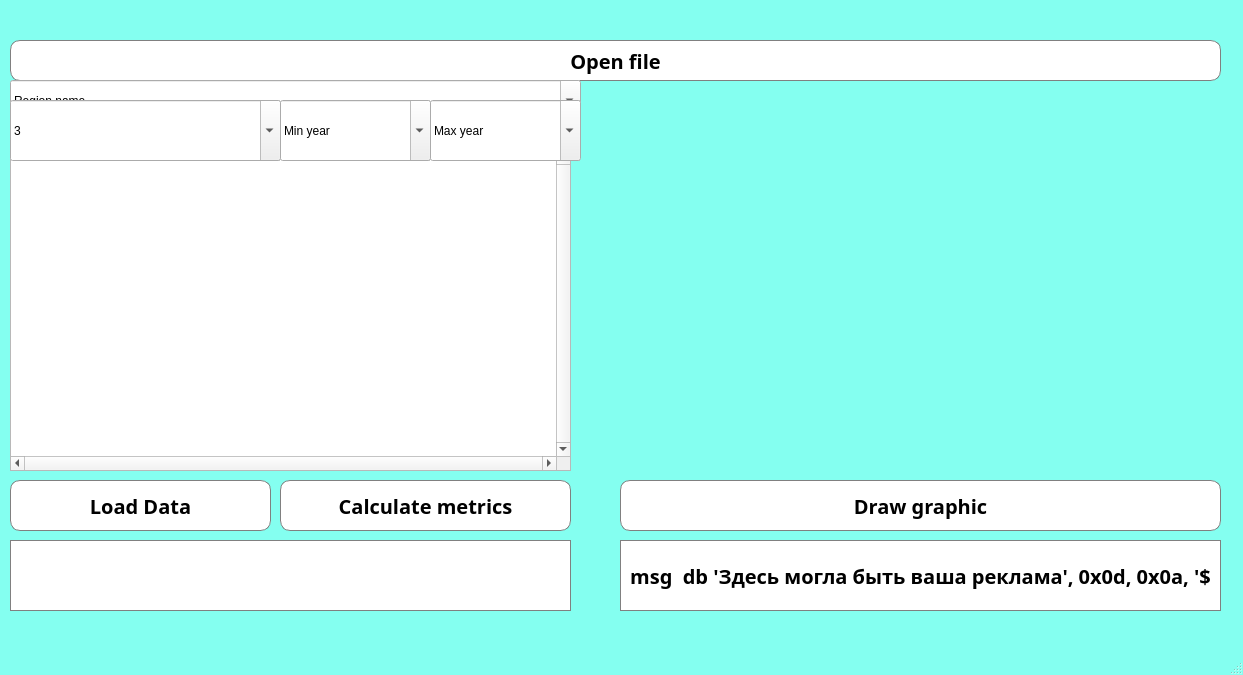
<?xml version="1.0" encoding="UTF-8"?>
<ui version="4.0">
 <class>MainWindow</class>
 <widget class="QMainWindow" name="MainWindow">
  <property name="geometry">
   <rect>
    <x>0</x>
    <y>0</y>
    <width>1243</width>
    <height>675</height>
   </rect>
  </property>
  <property name="windowTitle">
   <string>Table</string>
  </property>
  <property name="styleSheet">
   <string notr="true">QMainWindow {
	background-color: rgb(132, 255, 240)
}</string>
  </property>
  <widget class="QWidget" name="centralwidget">
   <widget class="QTableWidget" name="table">
    <property name="geometry">
     <rect>
      <x>10</x>
      <y>150</y>
      <width>561</width>
      <height>321</height>
     </rect>
    </property>
    <property name="styleSheet">
     <string notr="true">QHeaderView::section {
    background-color: rgb(16, 121, 63);
    padding: 2px;
    color: white;
    font-weight: bold;
    font-size: 12px;
}

QTableWidget QTableCornerButton::section {
    background-color: rgb(16, 121, 63);
}</string>
    </property>
    <property name="verticalScrollBarPolicy">
     <enum>Qt::ScrollBarAlwaysOn</enum>
    </property>
    <property name="horizontalScrollBarPolicy">
     <enum>Qt::ScrollBarAlwaysOn</enum>
    </property>
    <property name="sizeAdjustPolicy">
     <enum>QAbstractScrollArea::AdjustToContents</enum>
    </property>
    <property name="alternatingRowColors">
     <bool>false</bool>
    </property>
    <property name="wordWrap">
     <bool>true</bool>
    </property>
    <property name="cornerButtonEnabled">
     <bool>false</bool>
    </property>
    <attribute name="horizontalHeaderCascadingSectionResizes">
     <bool>false</bool>
    </attribute>
   </widget>
   <widget class="QLabel" name="file_path_label">
    <property name="geometry">
     <rect>
      <x>20</x>
      <y>10</y>
      <width>501</width>
      <height>31</height>
     </rect>
    </property>
    <property name="font">
     <font>
      <family>Avenir Next</family>
      <pointsize>15</pointsize>
      <bold>true</bold>
     </font>
    </property>
    <property name="text">
     <string/>
    </property>
   </widget>
   <widget class="QPushButton" name="open_button">
    <property name="geometry">
     <rect>
      <x>10</x>
      <y>40</y>
      <width>1211</width>
      <height>41</height>
     </rect>
    </property>
    <property name="font">
     <font>
      <family>Avenir Next</family>
      <pointsize>15</pointsize>
      <bold>true</bold>
     </font>
    </property>
    <property name="styleSheet">
     <string notr="true">QPushButton { 
	background-color: white;
	border-radius: 10px;
	border: 1px solid gray;
}</string>
    </property>
    <property name="text">
     <string>Open file</string>
    </property>
   </widget>
   <widget class="QPushButton" name="load_data_button">
    <property name="geometry">
     <rect>
      <x>10</x>
      <y>480</y>
      <width>261</width>
      <height>51</height>
     </rect>
    </property>
    <property name="font">
     <font>
      <family>Avenir Next</family>
      <pointsize>15</pointsize>
      <bold>true</bold>
     </font>
    </property>
    <property name="styleSheet">
     <string notr="true">QPushButton { 
	background-color: white;
	border-radius: 10px;
	border: 1px solid gray;
}</string>
    </property>
    <property name="text">
     <string>Load Data</string>
    </property>
   </widget>
   <widget class="QPushButton" name="calc_button">
    <property name="geometry">
     <rect>
      <x>280</x>
      <y>480</y>
      <width>291</width>
      <height>51</height>
     </rect>
    </property>
    <property name="font">
     <font>
      <family>Avenir Next</family>
      <pointsize>15</pointsize>
      <bold>true</bold>
     </font>
    </property>
    <property name="styleSheet">
     <string notr="true">QPushButton { 
	background-color: white;
	border-radius: 10px;
	border: 1px solid gray;
}</string>
    </property>
    <property name="text">
     <string>Calculate metrics</string>
    </property>
   </widget>
   <widget class="QLabel" name="result_label">
    <property name="geometry">
     <rect>
      <x>10</x>
      <y>540</y>
      <width>561</width>
      <height>71</height>
     </rect>
    </property>
    <property name="font">
     <font>
      <family>Avenir Next</family>
      <pointsize>15</pointsize>
      <bold>true</bold>
     </font>
    </property>
    <property name="styleSheet">
     <string notr="true">QLabel {
	background-color: white;
	border: 1px solid gray;
}</string>
    </property>
    <property name="text">
     <string/>
    </property>
   </widget>
   <widget class="QComboBox" name="region_cb">
    <property name="geometry">
     <rect>
      <x>10</x>
      <y>80</y>
      <width>571</width>
      <height>41</height>
     </rect>
    </property>
    <property name="sizeIncrement">
     <size>
      <width>0</width>
      <height>0</height>
     </size>
    </property>
    <property name="baseSize">
     <size>
      <width>0</width>
      <height>0</height>
     </size>
    </property>
    <property name="layoutDirection">
     <enum>Qt::LeftToRight</enum>
    </property>
    <property name="styleSheet">
     <string notr="true"/>
    </property>
    <property name="inputMethodHints">
     <set>Qt::ImhNone</set>
    </property>
    <property name="editable">
     <bool>true</bool>
    </property>
    <property name="currentText">
     <string>Region name</string>
    </property>
    <property name="insertPolicy">
     <enum>QComboBox::InsertAtBottom</enum>
    </property>
    <property name="iconSize">
     <size>
      <width>16</width>
      <height>16</height>
     </size>
    </property>
    <property name="placeholderText">
     <string/>
    </property>
    <property name="frame">
     <bool>true</bool>
    </property>
   </widget>
   <widget class="QComboBox" name="column_num_cb">
    <property name="geometry">
     <rect>
      <x>10</x>
      <y>100</y>
      <width>271</width>
      <height>61</height>
     </rect>
    </property>
    <property name="styleSheet">
     <string notr="true"/>
    </property>
    <property name="editable">
     <bool>true</bool>
    </property>
    <property name="currentText">
     <string>3 </string>
    </property>
    <item>
     <property name="text">
      <string>3 </string>
     </property>
    </item>
    <item>
     <property name="text">
      <string>4</string>
     </property>
    </item>
    <item>
     <property name="text">
      <string>5 </string>
     </property>
    </item>
    <item>
     <property name="text">
      <string>6 </string>
     </property>
    </item>
    <item>
     <property name="text">
      <string>7 </string>
     </property>
    </item>
   </widget>
   <widget class="QPushButton" name="draw_button">
    <property name="geometry">
     <rect>
      <x>620</x>
      <y>480</y>
      <width>601</width>
      <height>51</height>
     </rect>
    </property>
    <property name="font">
     <font>
      <family>Avenir Next</family>
      <pointsize>15</pointsize>
      <bold>true</bold>
     </font>
    </property>
    <property name="styleSheet">
     <string notr="true">QPushButton { 
	background-color: white;
	border-radius: 10px;
	border: 1px solid gray;
}</string>
    </property>
    <property name="text">
     <string>Draw graphic</string>
    </property>
   </widget>
   <widget class="QLabel" name="graphic_lable">
    <property name="geometry">
     <rect>
      <x>620</x>
      <y>150</y>
      <width>601</width>
      <height>321</height>
     </rect>
    </property>
    <property name="text">
     <string/>
    </property>
   </widget>
   <widget class="QLabel" name="po_arabski_ne_ponimayu">
    <property name="geometry">
     <rect>
      <x>620</x>
      <y>540</y>
      <width>601</width>
      <height>71</height>
     </rect>
    </property>
    <property name="font">
     <font>
      <family>Avenir Next</family>
      <pointsize>15</pointsize>
      <italic>false</italic>
      <bold>true</bold>
     </font>
    </property>
    <property name="styleSheet">
     <string notr="true">QLabel {
	background-color: white;
	border: 1px solid gray;
}</string>
    </property>
    <property name="text">
     <string>msg  db 'Здесь могла быть ваша реклама', 0x0d, 0x0a, '$</string>
    </property>
    <property name="alignment">
     <set>Qt::AlignCenter</set>
    </property>
   </widget>
   <widget class="QComboBox" name="min_year_cb">
    <property name="geometry">
     <rect>
      <x>280</x>
      <y>100</y>
      <width>151</width>
      <height>61</height>
     </rect>
    </property>
    <property name="editable">
     <bool>true</bool>
    </property>
    <property name="currentText">
     <string>Min year</string>
    </property>
   </widget>
   <widget class="QComboBox" name="max_year_cb">
    <property name="geometry">
     <rect>
      <x>430</x>
      <y>100</y>
      <width>151</width>
      <height>61</height>
     </rect>
    </property>
    <property name="editable">
     <bool>true</bool>
    </property>
    <property name="currentText">
     <string>Max year</string>
    </property>
   </widget>
  </widget>
  <widget class="QMenuBar" name="menubar">
   <property name="geometry">
    <rect>
     <x>0</x>
     <y>0</y>
     <width>1243</width>
     <height>24</height>
    </rect>
   </property>
  </widget>
  <widget class="QStatusBar" name="statusbar"/>
 </widget>
 <resources/>
 <connections/>
</ui>
